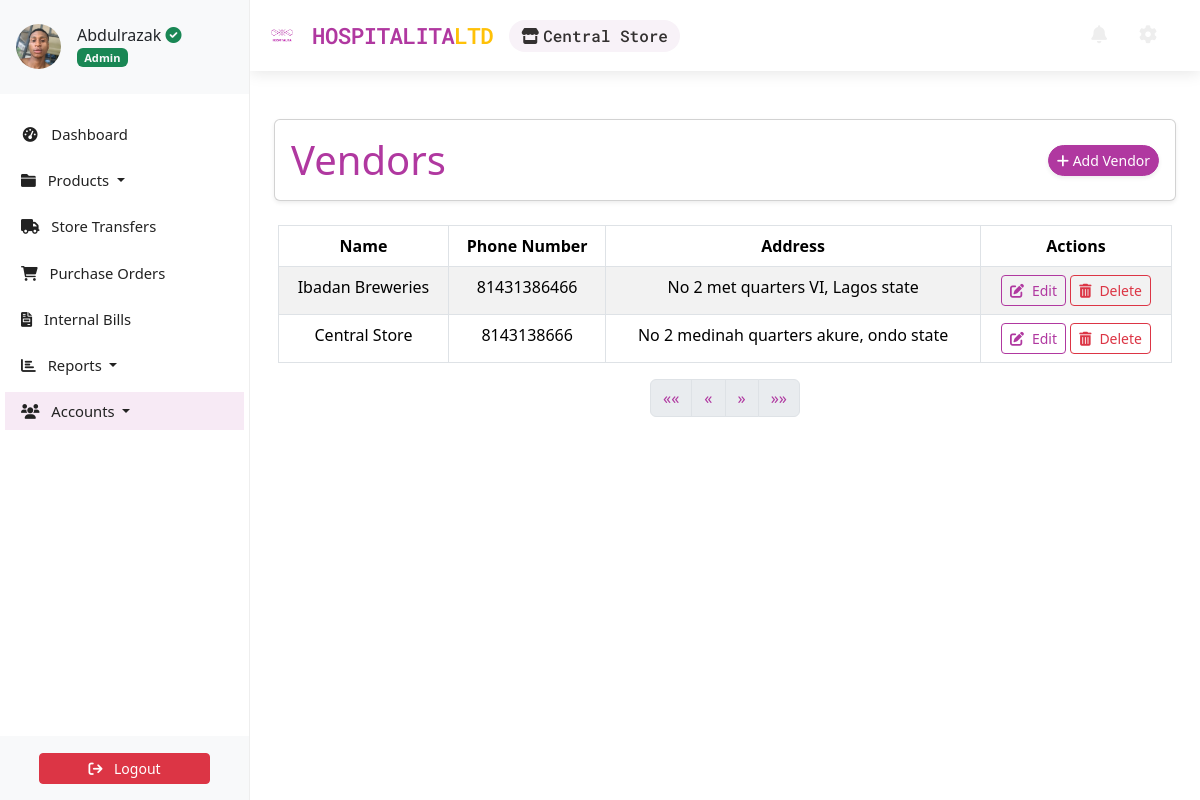
The page /staff/vendors/ (signed in) on the database its author committed.
### accounts/models.py (models this page shows, shortened)
class Profile(AbstractBaseUser, PermissionsMixin):
    email = models.EmailField(unique=True, max_length=150)
    first_name = models.CharField(max_length=30, blank=True)
    last_name = models.CharField(max_length=30, blank=True)
    telephone = PhoneNumberField(null=True, blank=True)
    store = models.ForeignKey('store.Store', on_delete=models.CASCADE, null=True, blank=True, related_name='user')
    profile_picture = ProcessedImageField(
        default='profile_pics/default.jpg',
        upload_to='profile_pics',
        format='JPEG',
        processors=[ResizeToFill(150, 150)],
        options={'quality': 100}
    )
    status = models.CharField(max_length=12, choices=STATUS_CHOICES, default='INA')
    role = models.CharField(max_length=12, choices=ROLE_CHOICES, blank=True, null=True)
    slug = AutoSlugField(unique=True, populate_from='email')
    date_joined = models.DateTimeField(auto_now_add=True,  blank=True, null=True)
    last_login = models.DateTimeField(null=True, blank=True)
    is_active = models.BooleanField(default=True)
    is_staff = models.BooleanField(default=False)  # required by admin
    objects = ProfileManager()
    USERNAME_FIELD = 'email'
    REQUIRED_FIELDS = []  # optional: add first_name, last_name
    class Meta:
        verbose_name = 'Profile'
        verbose_name_plural = 'Profiles'

class Vendor(models.Model):
    name = models.CharField(max_length=50, verbose_name='Name')
    slug = AutoSlugField(
        unique=True,
        populate_from='name',
        verbose_name='Slug'
    )
    phone_number = models.BigIntegerField(
        blank=True, null=True, verbose_name='Phone Number'
    )
    address = models.CharField(
        max_length=50, blank=True, null=True, verbose_name='Address'
    )
    class Meta:
        verbose_name = 'Vendor'
        verbose_name_plural = 'Vendors'

### store/models.py (models this page shows, shortened)
class Store(models.Model):
    name = models.CharField(max_length=100)
    address = models.TextField(blank=True)
    contact_number = models.CharField(max_length=15, blank=True)
    central = models.BooleanField(default=False)  # Indicates the central store (admin's primary)

### accounts/views.py (the view)
# urls.py: path('vendors/', VendorListView.as_view(), name='vendor-list'),
class VendorListView(LoginRequiredMixin,  UserPassesTestMixin,ListView):
    model = Vendor
    template_name = 'accounts/vendor_list.html'
    context_object_name = 'vendors'
    paginate_by = 10
    def test_func(self):
        return self.request.user.is_staff

### accounts/templates/accounts/vendor_list.html (shortened to what this page needs)
{% extends 'store/base.html' %}
{% load static %}
{% load l10n %}
{% block content %}
<div class="container my-4">
    <div class="card shadow-sm rounded p-3">
        <div class="row align-items-center">
            <div class="col-md-6">
                <h4 class="display-6 mb-0 text-brand">Vendors</h4>
            </div>
            <div class="col-md-6 d-flex justify-content-end gap-2">
                <a class="btn btn-brand btn-sm rounded-pill shadow-sm" href="{% url 'vendor-create' %}">
                    <i class="fa-solid fa-plus"></i> Add Vendor
                </a>
            </div>
        </div>
    </div>
</div>
<div class="container px-3">
    <table class="table table-bordered table-striped table-hover">
        <thead class="thead-light">
            <tr>
                <th>Name</th>
                <th>Phone Number</th>
                <th>Address</th>
                <th>Actions</th>
            </tr>
        </thead>
        <tbody>
            {% for vendor in vendors %}
            <tr>
                <td>{{ vendor.name }}</td>
                {% localize off %}
                <td>{{ vendor.phone_number }}</td>
                {% endlocalize %}
                <td>{{ vendor.address }}</td>
                <td>
                    <a href="{% url 'vendor-update' vendor.pk %}" class="btn btn-outline-brand btn-sm">
                        <i class="fas fa-edit me-2"></i>Edit
                    </a>
                    <a href="{% url 'vendor-delete' vendor.pk %}" class="btn btn-outline-danger btn-sm">
                        <i class="fas fa-trash-alt me-2"></i>Delete
                    </a>
                </td>
            </tr>
            {% endfor %}
        </tbody>
    </table>
    <nav aria-label="Page navigation example">
        <ul class="pagination justify-content-center">
            {% if vendors.has_previous %}
            <li class="page-item">
                <a class="page-link" href="?page=1" aria-label="First">
                    <span aria-hidden="true">&laquo;&laquo;</span>
                </a>
            </li>
            {% else %}
            <li class="page-item disabled">
                <span class="page-link" aria-label="First">
                    <span aria-hidden="true">&laquo;&laquo;</span>
                </span>
            </li>
            {% endif %}
            {% if vendors.has_previous %}
            <li class="page-item">
                <a class="page-link" href="?page={{ vendors.previous_page_number }}" aria-label="Previous">
                    <span aria-hidden="true">&laquo;</span>
                </a>
            </li>
            {% else %}
            <li class="page-item disabled">
                <span class="page-link" aria-label="Previous">
                    <span aria-hidden="true">&laquo;</span>
                </span>
            </li>
            {% endif %}
            {% if vendors.has_next %}
            <li class="page-item">
                <a class="page-link" href="?page={{ vendors.next_page_number }}" aria-label="Next">
                    <span aria-hidden="true">&raquo;</span>
                </a>
            </li>
            {% else %}
            <li class="page-item disabled">
                <span class="page-link" aria-label="Next">
                    <span aria-hidden="true">&raquo;</span>
                </span>
            </li>
            {% endif %}
            {% if vendors.has_next %}
            <li class="page-item">
                <a class="page-link" href="?page={{ vendors.paginator.num_pages }}" aria-label="Last">
                    <span aria-hidden="true">&raquo;&raquo;</span>
                </a>
            </li>
            {% else %}
            <li class="page-item disabled">
                <span class="page-link" aria-label="Last">
                    <span aria-hidden="true">&raquo;&raquo;</span>
                </span>
            </li>
            {% endif %}
        </ul>
    </nav>
</div>
{% endblock %}

### store/templates/store/base.html (shortened to what this page needs)
<!DOCTYPE html>
<html lang="en">
    <head>
        {% load static %}
        <link href="https://cdn.jsdelivr.net/npm/bootstrap@5.3.3/dist/css/bootstrap.min.css" rel="stylesheet">
        <link rel="stylesheet" type="text/css" href="https://unpkg.com/@webpixels/css@1.1.5/dist/index.css">
        <link rel="stylesheet" href="{% static '/css/style.css' %}" type="text/css">
        <link rel="stylesheet" href="https://cdnjs.cloudflare.com/ajax/libs/font-awesome/5.15.4/css/all.min.css">
    </head>
    <body>
        {% include "store/sidebar.html" %}
        <section id="wrapper">
          <nav class="navbar navbar-expand-md navbar-light">
            <div class="container-fluid">
                <div class="d-flex align-items-center">
                    <a class="navbar-brand" href="{% url 'dashboard' %}" style="color: #b038a0;">
                        <img src="{% static 'images/logo/hospitalialogo.png' %}" alt="Hospitalita Logo" class="navbar-logo">
                        HOSPITALITA<span class="text-warning">LTD</span>
                    </a>
                    {% if request.user.is_authenticated and request.user.store %}
                    <div class="store-display">
                        <i class="fas fa-store me-1"></i>{{ request.user.store.name }}
                    </div>
                    {% endif %}
                </div>
                <div class="collapse navbar-collapse" id="toggle-navbar">
                    <ul class="navbar-nav ms-auto align-items-center">
                        <li class="nav-item me-3">
                            <a class="nav-link position-relative nav-icon" href="{% url 'notifications' %}">
                                <i class="fa fa-bell"></i>
                            </a>
                        </li>
                        <li class="nav-item me-2">
                            <a class="nav-link nav-icon" href="/hospitalita-admin/" title="Admin Dashboard">
                                <i class="fas fa-cog"></i>
                            </a>
                        </li>
                    </ul>
                </div>
            </div>
        </nav>
          <main class="container py-4">
            {% block content %}{% endblock content %}
          </main>
        </section>
    </body>
</html>

### store/templates/store/sidebar.html (shortened to what this page needs)
<link href="https://cdn.jsdelivr.net/npm/bootstrap@5.3.3/dist/css/bootstrap.min.css" rel="stylesheet">
<link href="https://cdnjs.cloudflare.com/ajax/libs/font-awesome/6.0.0-beta3/css/all.min.css" rel="stylesheet">
<aside class="sidebar position-fixed top-0 left-0 overflow-auto h-100 bg-white text-dark" id="show-side-navigation1">
    <div class="sidebar-header d-flex align-items-center px-3 py-4 border-bottom border-light" style="background-color:#f8f9fa ;">
        <div class="d-flex align-items-center text-decoration-none text-dark">
            <img class="rounded-circle img-fluid" id="sidebar-img" width="45" src="{{ request.user.profile_picture.url }}" alt="Profile Picture" />
            <div class="ms-3">
                <h5 class="fs-6 mb-0">
                    {{ request.user.first_name }}{% if request.user.role == 'AD' %} <i class="fa-solid fa-circle-check text-success"></i>{% endif %}
                </h5>
                <span class="badge bg-success text-light">
                    {% if request.user.role == 'AD' %}
                        Admin
                    {% elif request.user.role == 'EX' %}
                        Executive
                    {% else %}
                        Operative
                    {% endif %}
                </span>
            </div>
        </div>
    </div>
    <div class="nav-container">
        <ul class="nav flex-column mt-3">
            <li class="nav-item mb-2">
                <a class="nav-link {% if request.resolver_match.url_name == 'dashboard' %}active{% endif %}" href="{% url 'dashboard' %}">
                    <i class="fa fa-tachometer-alt fa-fw me-2"></i> Dashboard
                </a>
            </li>
            <li class="nav-item mb-2 dropdown">
                <a class="nav-link {% if request.resolver_match.url_name == 'productslist' %}active{% endif %} dropdown-toggle" href="#" id="productsDropdown" role="button" data-bs-toggle="dropdown" aria-expanded="false">
                    <i class="fa fa-folder me-2"></i> Products
                </a>
            </li>
            <li class="nav-item mb-2">
                {% if request.user.store.central %}
                <a class="nav-link {% if request.resolver_match.url_name == 'transfer-create' or request.resolver_match.url_name == 'transferslist' %}active{% endif %}" href="{% url 'transferslist' %}">
                    <i class="fa fa-truck fa-fw me-2"></i> Store Transfers
                </a>
                {% else %}
                <a class="nav-link {% if request.resolver_match.url_name == 'saleslist' %}active{% endif %}" href="{% url 'saleslist' %}">
                    <i class="fa fa-shopping-bag fa-fw me-2"></i> Sales Orders
                </a>
                {% endif %}
            </li>
            <li class="nav-item mb-2">
                <a class="nav-link {% if request.resolver_match.url_name == 'purchaseorderslist' %}active{% endif %}" href="{% url 'purchaseorderslist' %}">
                    <i class="fa fa-shopping-cart me-2"></i> Purchase Orders
                </a>
            </li>
            <li class="nav-item mb-2">
                <a class="nav-link {% if request.resolver_match.url_name == 'usage_list' %}active{% endif %}" href="{% url 'usage_list' %}">
                    <i class="fa-solid fa-file-invoice me-2"></i> Internal Bills
                </a>
            </li>
            <li class="nav-item mb-2 dropdown">
                <a class="nav-link  dropdown-toggle" href="#" id="reportsDropdown" role="button" data-bs-toggle="dropdown" aria-expanded="false">
                    <i class="fa fa-chart-bar me-2"></i> Reports
                </a>
            </li>
            <li class="nav-item mb-2 dropdown">
                <a class="nav-link {% if request.resolver_match.url_name == 'profile_list' or request.resolver_match.url_name == 'customer_list' or request.resolver_match.url_name == 'vendor-list' %} active{% endif %} dropdown-toggle" href="#" id="accountsDropdown" role="button" data-bs-toggle="dropdown" aria-expanded="false">
                    <i class="fa fa-users me-2"></i> Accounts
                </a>
            </li>
        </ul>
    </div>
    <div class="sidebar-footer position-absolute bottom-0 w-100 text-center py-3 bg-light border-top border-light">
        <form method="post" action="{% url 'user-logout' %}">
            <button type="submit" class="btn btn-danger btn-sm w-75">
                <i class="fa fa-sign-out me-2"></i> Logout
            </button>
        </form>
    </div>
</aside>

### rows shown on the page
Profile: user.profile_picture (picture), user.first_name "Abdulrazak", user.store.name "Central Store"
Vendor: name "Ibadan Breweries", phone_number "81431386466", address "No 2 met quarters VI, Lagos state"
Vendor: name "Central Store", phone_number "8143138666", address "No 2 medinah quarters akure, ondo state"
